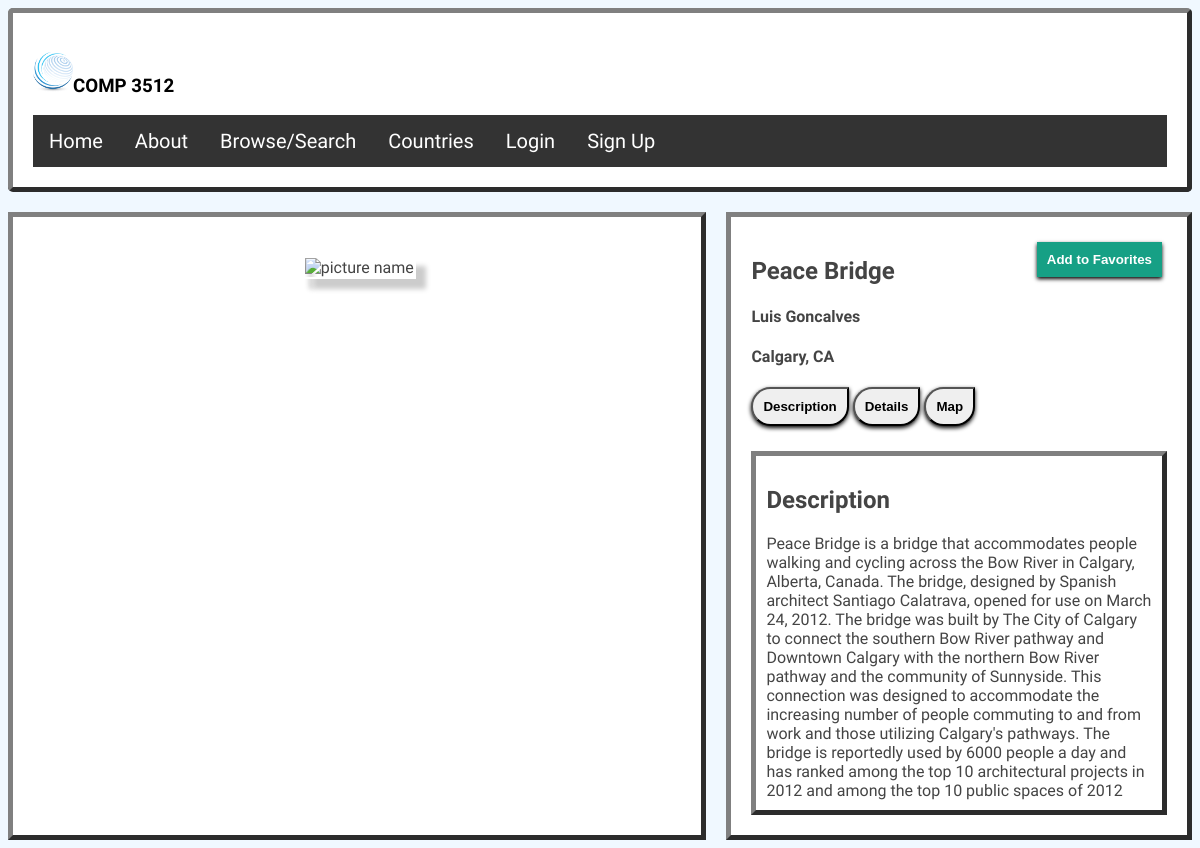
The app's page /single-photo.php?fileName=48844900556.jpg with its own data.
### tables this page shows
CREATE TABLE `imagedetails` (
  `ImageID` int(11) unsigned NOT NULL AUTO_INCREMENT,
  `UserID` int(11) DEFAULT '0',
  `Title` varchar(255) DEFAULT NULL,
  `Description` longtext,
  `Latitude` double DEFAULT NULL,
  `Longitude` double DEFAULT NULL,
  `CityCode` int(11) DEFAULT NULL,
  `CountryCodeISO` varchar(2) DEFAULT NULL,
  `ContinentCode` varchar(2) DEFAULT NULL,
  `Path` varchar(255) DEFAULT NULL,
  `Exif` longtext,
  `ActualCreator` varchar(256) DEFAULT NULL,
  `CreatorURL` varchar(256) DEFAULT NULL,
  `SourceURL` varchar(256) DEFAULT NULL,
  `Colors` longtext,
  PRIMARY KEY (`ImageID`),
  UNIQUE KEY `ImageID_UNIQUE` (`ImageID`),
  KEY `CityCode` (`CityCode`),
  KEY `ContinentCode` (`ContinentCode`),
  KEY `CountryCodeISO` (`CountryCodeISO`),
  KEY `UserID` (`UserID`)
);

CREATE TABLE `users` (
  `UserID` int(11) NOT NULL AUTO_INCREMENT,
  `FirstName` varchar(255) DEFAULT NULL,
  `LastName` varchar(255) DEFAULT NULL,
  `Address` varchar(255) DEFAULT NULL,
  `City` varchar(255) DEFAULT NULL,
  `Region` varchar(255) DEFAULT NULL,
  `Country` varchar(255) DEFAULT NULL,
  `Postal` varchar(255) DEFAULT NULL,
  `Phone` varchar(255) DEFAULT NULL,
  `Email` varchar(255) DEFAULT NULL,
  `Privacy` varchar(255) DEFAULT NULL,
  PRIMARY KEY (`UserID`)
);

CREATE TABLE `cities` (
  `CityCode` int(11) NOT NULL,
  `AsciiName` varchar(255) DEFAULT NULL,
  `CountryCodeISO` varchar(2) DEFAULT NULL,
  `Latitude` double DEFAULT NULL,
  `Longitude` double DEFAULT NULL,
  `Population` int(11) DEFAULT NULL,
  `Elevation` int(11) DEFAULT NULL,
  `TimeZone` varchar(255) DEFAULT NULL,
  PRIMARY KEY (`CityCode`),
  KEY `CountryCodeISO` (`CountryCodeISO`),
  KEY `CityCode` (`CityCode`)
);

### single-photo-helper.inc.php (called while the page is built, shortened)
<?php
  function getSinglePhoto($fileName, $connection){
   try {
   $sql = 'select * from imagedetails where path=?';
   $statement = runQuery($connection,$sql,array($fileName));
   $row = $statement->fetch(PDO::FETCH_ASSOC);
   $connection = null;
   return $row;
   }
   catch (PDOException $e) {
       die( $e->getMessage() );
     }
  }
  function getCityName($iso, $connection){
   try {
   $sql = 'select AsciiName from cities where CityCode=?';
   $statement = runQuery($connection,$sql,$iso);
   $row = $statement->fetch(PDO::FETCH_ASSOC);
   $connection = null;
   return $row;
   }
   catch (PDOException $e) {
       die( $e->getMessage() );
     }
  }
  function getUserName($iso, $connection){
   try {
   $sql = 'select FirstName, LastName from users where UserId=?';
   $statement = runQuery($connection,$sql,$iso);
   $row = $statement->fetch(PDO::FETCH_ASSOC);
   return $row;
   }
   catch (PDOException $e) {
       die( $e->getMessage() );
     }
  }
 ?>

### db-functions.inc.php (called while the page is built, shortened)
<?php
function runQuery($connection, $sql, $parameters=array())     {
    if (!is_array($parameters)) {
        $parameters = array($parameters);
    }
    $statement = null;
    if (count($parameters) > 0) {
        $statement = $connection->prepare($sql);
        $executedOk = $statement->execute($parameters);
    } else {
        $statement = $connection->query($sql);
        if (!$statement) {
            throw new PDOException;
        }
    }
    return $statement;
}
?>

### single-photo.php (the view, shortened to what this page needs)
<?php
    require_once 'single-photo-helper.inc.php';
    require_once 'db-functions.inc.php';
    $connection = setConnectionInfo(DBCONNSTRING,DBUSER,DBPASS);
    if (isset($_GET["fileName"])){
        $fileName = $_GET["fileName"];
    }
    else{
        $fileName = "8646991554.jpg";
    }
    $SinglePhoto = getSinglePhoto($fileName, $connection);
    $cityCode = $SinglePhoto['CityCode'];
    $cityName = getCityName($cityCode, $connection);
    $userID = $SinglePhoto['UserID'];
    $userName = getUserName($userID, $connection);
    $imageID = $SinglePhoto['ImageID'];
?>
<html>
    <head>
        <link rel="stylesheet" href="css/single-photo.css?<?php echo time(); ?>" media="screen and (min-width: 600px)">
        <link rel="stylesheet" href="css/single-photoMobile.css" media="screen and (max-width:600px)">
    </head>
<body>
<main class="container">
    <article class="header">
        <h3><img class='logo' src='logo.png'>COMP 3512</h3>
                <?php
        if(!isset($_SESSION['email'])){
           echo '<ul class="topnav">
            <li><a href="index.php">Home</a></li>
            <li><a href="about.php">About</a></li>
            <li><a href="">Browse/Search</a></li>
            <li><a href="single-country.php">Countries</a></li>
            <li><a href="login.php">Login</a></li>
            <li><a href="signup.php">Sign Up</a></li>
        </ul>';
        }
        ?>
    </article>
    <article class="leftside">
        <br>
        <picture class="mainPhoto'>
            <source media="(min-width: 600px)" class='mainPhoto' <?php echo 'srcset="images/medium800/'.$fileName.'"';  ?>>
            <source media="(max-width: 600px)" class='mainPhoto' <?php echo 'srcset="images/square150/'.$fileName.'"';  ?>>
            <img class='mainPhoto' <?php echo 'src="images/medium800/'.$fileName.'"';  ?> alt="picture name">
        </picture>
    </article>
    <article class="rightside">
        <?php
            if (isset($_SESSION['email'])) {
                echo '<form action ="viewfavorites.php?fileName='.$fileName.'&id='.$imageID.'" method ="post">';
                echo '<button id="favoriteButton" value="txt">Add to Favorites</button></a>';
            }
            else{
                echo '<form action ="index.php" method ="post">';
                echo '<button id="favoriteButton" value="txt">Add to Favorites</button></a>';
            }
            echo '</form>';
        ?>
        <section >
            <h2 id="pictureName"><?php echo $SinglePhoto['Title']; ?></h2>
            <h4 id="userName"><?php echo $userName['FirstName'].' '.$userName['LastName']; ?></h4>
            <h4 id="picLocation"><?php echo $cityName['AsciiName'].', '.$SinglePhoto['CountryCodeISO']; ?></h4>
        </section>
        <section>
            <button class="descriptionTab" >Description</button>
            <button class="detailTab"  >Details</button>
            <button class="mapTab"  >Map</button>
        </section>
        <div id="detailsDiv">
            <section id="descriptionData">
                <h2>Description</h2>
                <div><?php echo $SinglePhoto['Description']; ?></div>
            </section>
        </div>
    </article>
</main>
</body>
</html>

### css/single-photo.css (style rules this page uses)
body { font-family: 'Libre Franklin', sans-serif; //font-size: 0.8rem; overflow: auto; background-color: aliceblue; }
.container { display: grid; grid-gap: 20px; grid-template-columns: 3fr 2fr; color: #444; width: 100%; }
article { background-color: white; padding: 20px; }
.header { color: black; border: 1px solid #B0C4DE; border-bottom: none; border:outset 5px grey; border-radius: 5px; }
.header { grid-column: 1 / 3; grid-row: 1 / 2; }
.leftside { grid-column: 1 / 2; grid-row: 2 / 3; text-align: center; padding-top: 20px; border:outset 5px grey; }
.rightside { grid-column: 2 / 3; grid-row: 2 / 3; padding: 20px; border:outset 5px grey; }
#detailsDiv { margin-top: 25px; border:outset 5px grey; padding: 10px; background-color: white; }
#favoriteButton { display: inline-block; float: right; font-weight:bold; box-shadow: 0 2px 4px black; background: #16a085; border: none; color: #FFF; cursor: pointer; padding: 10px; margin: 5px; }
.detailTab, .mapTab, .descriptionTab { font-weight:bold; box-shadow: 0 2px 4px black; cursor: pointer; padding: 10px; margin: 0px; border-radius: 50px; border-top-right-radius: 0px; }
.mainPhoto { box-shadow: 10px 10px 5px #ccc; border:2px solid #fff; }
ul.topnav { list-style-type: none; margin: 0; padding: 0; overflow: hidden; background-color: #333; font-size: 1.25rem; }
ul.topnav li { float: left; }
ul.topnav li a { display: block; color: white; text-align: center; padding: 14px 16px; text-decoration: none; }
.logo { height:5vh; width: 5vh; }

### css/single-photoMobile.css (style rules this page uses)
body { font-family: 'Libre Franklin', sans-serif; //font-size: 0.8rem; overflow: auto; background-color: aliceblue; }
.container { color: #444; width: 100%; }
article { background-color: white; padding: 20px; }
.header { color: black; border: 1px solid #B0C4DE; border-bottom: none; border:outset 5px grey; border-radius: 5px; }
.leftside { text-align: center; padding-top: 20px; border:outset 5px grey; }
.rightside { padding: 20px; border:outset 5px grey; }
#detailsDiv { margin-top: 25px; border:outset 5px grey; padding: 10px; background-color: white; }
#favoriteButton { display: inline-block; float: right; font-weight:bold; box-shadow: 0 2px 4px black; background: #16a085; border: none; color: #FFF; cursor: pointer; padding: 10px; margin: 5px; }
.detailTab, .mapTab, .descriptionTab { font-weight:bold; box-shadow: 0 2px 4px black; cursor: pointer; padding: 10px; margin: 0px; border-radius: 50px; border-top-right-radius: 0px; }
.mainPhoto { box-shadow: 10px 10px 5px #ccc; border:2px solid #fff; //height: 60%; //width: 60%; }
ul.topnav { list-style-type: none; margin: 0; padding: 0; overflow: hidden; background-color: #333; font-size: 1.25rem; }
ul.topnav li { float: left; }
ul.topnav li a { display: block; color: white; text-align: center; padding: 14px 16px; text-decoration: none; }
.logo { height:5vh; width: 5vh; }

### records on screen
imagedetails: Title "Peace Bridge", CountryCodeISO "CA", Description "Peace Bridge is a bridge that accommodates people walking and cycling across the Bow River in Calgary, Alberta, Canada. The bridge, designed by Spanish architect Santiago Calatrava, opened for use on March 24, 2012. The bridge was built by The City of Calgary to connect the southern Bow River pathway and Downtown Calgary with the northern Bow River pathway and the community of Sunnyside. This connection was designed to accommodate the increasing number of people commuting to and from work and those utilizing Calgary's pathways. The bridge is reportedly used by 6000 people a day and has ranked among the top 10 architectural projects in 2012 and among the top 10 public spaces of 2012"
users: FirstName "Luis", LastName "Goncalves"
cities: AsciiName "Calgary"
